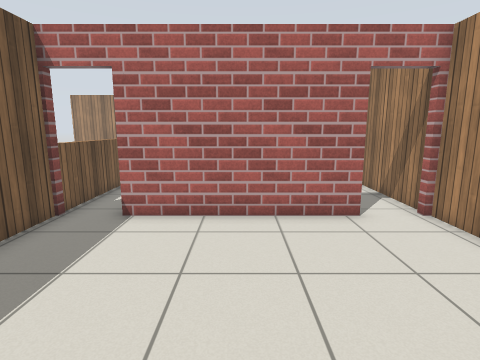
[1] (above)

19 first-person views from a walk through a robot-simulator world made for Gazebo. The camera is 1.2 m above the floor, tilts 10° down and sees 80° across. The floor is counted in squares, 0.5 m on a side. Each view is taken from the middle of a square. On the plan, view 1 faces up. The plan holds only what a view shows up to about 18 squares ahead; the rest is blank. Some stock models are drawn as simple stand-ins. Surface patterns are stand-ins for the level's own textures.

[2]
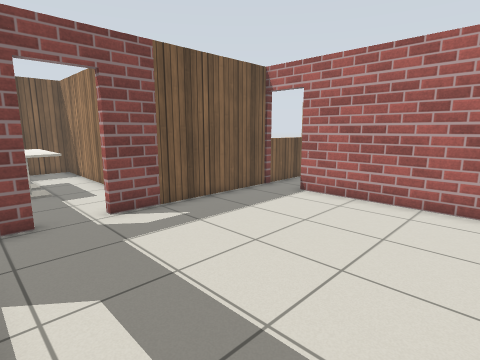

[3]
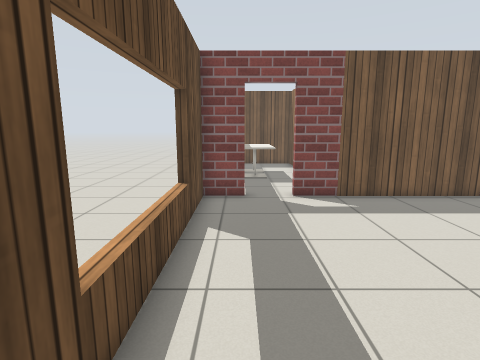

[4]
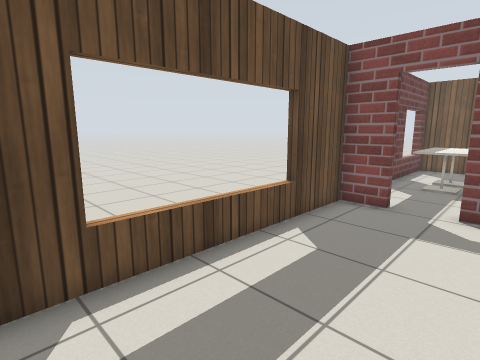

[5]
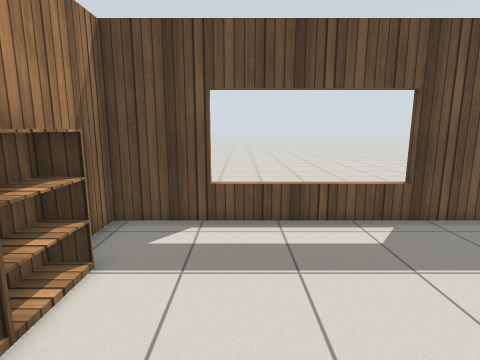

[6]
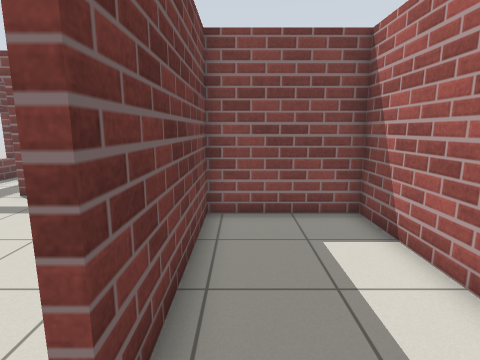

[7]
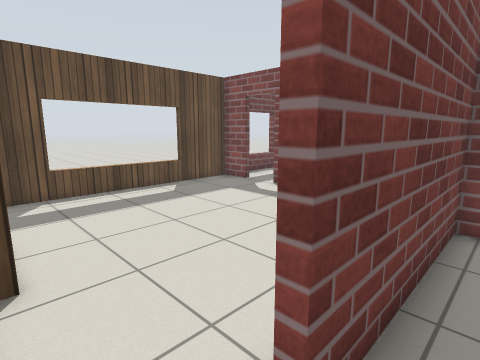

[8]
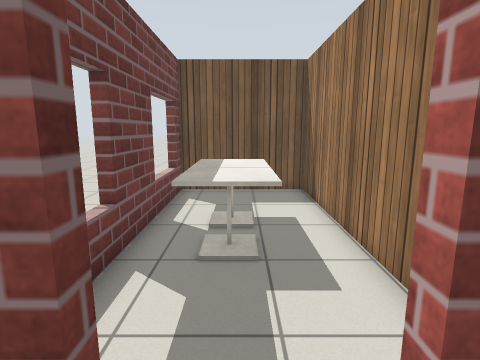

[9]
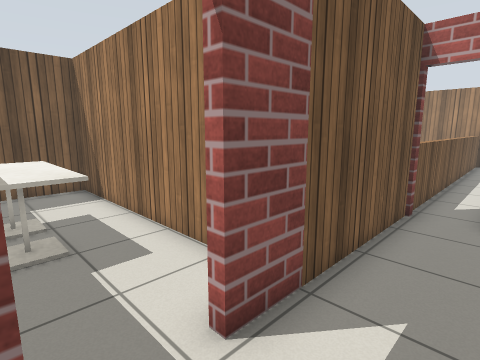

[10]
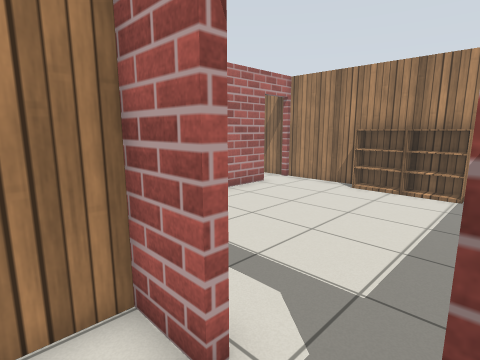

[11]
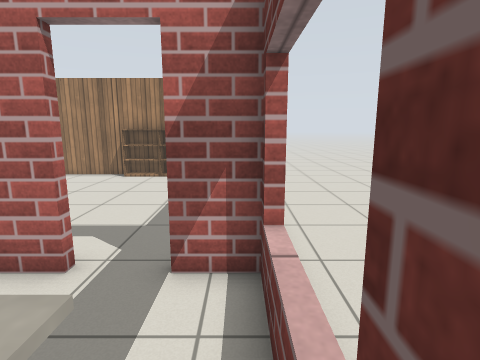

[12]
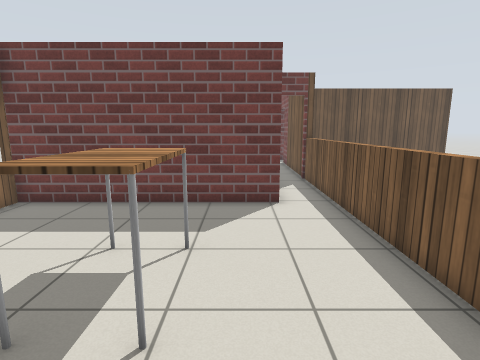

[13]
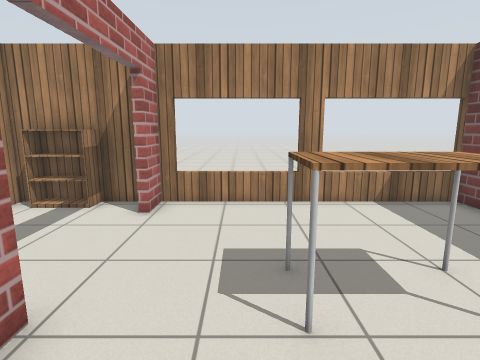

[14]
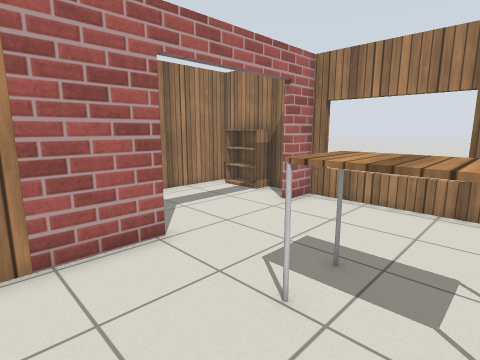

[15]
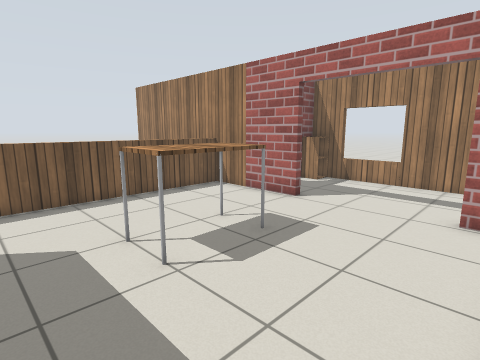

[16]
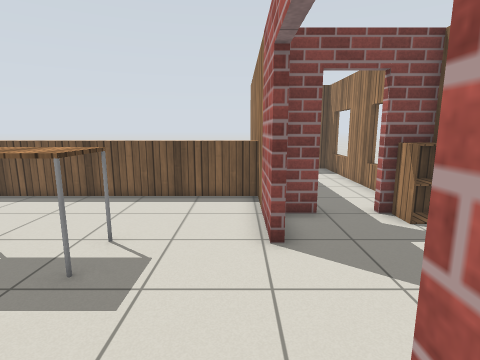

[17]
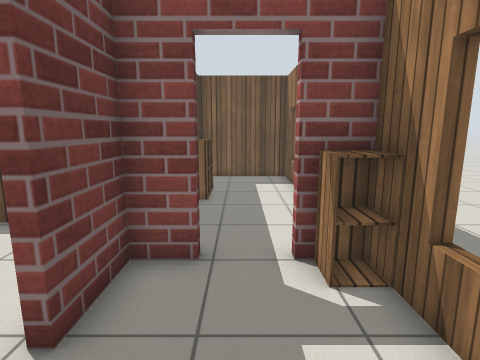

[18]
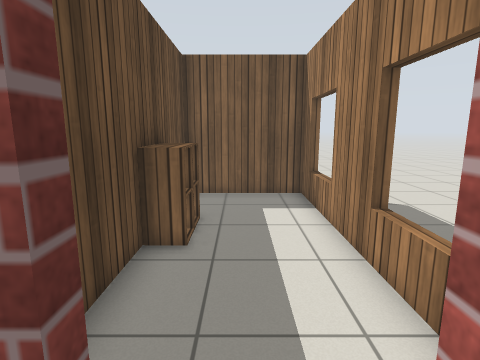

[19]
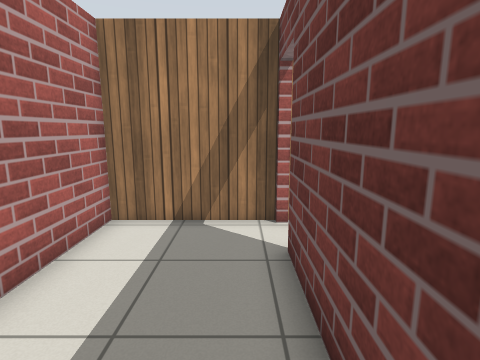

### Floor plan
Ten units are one square. View 1 is at (0, 0); x grows to the right and y downward. Boxes are objects, and circles mark ways between rooms. Rooms are numbered by the first view taken in them; rooms with no view inside come last. Other rooms are left out.
<svg viewBox="-159 -283 221 316">
<path fill="none" stroke="#000" d="M-25 23 -25 28M34 -78 -34 -78M-52 8 -52 23 54 23 54 -78M28 28 28 23M-52 -80 -52 -9M54 -80 54 -125 -30 -125 -30 -81 34 -81M-92 23 -92 28M-145 23 -145 28M-55 -9 -55 -26 -154 -26 -154 23 -55 23 -55 8M-59 28 -59 23M-7 -226 -56 -226M-34 -128 57 -128M54 -126 54 -226 40 -226M-52 -230 -52 -114M-14 -278 -14 -273M-30 -265 -30 -260M-30 -242 -30 -230 -7 -230M54 -234 54 -274 -15 -274M-75 -230 -52 -230M-70 -278 -70 -273M-50 -274 -127 -274 -127 -230 -94 -230M-116 -278 -116 -273"/>
<rect x="45" y="-25" width="10" height="20" fill="#bbb"><title>bookshelf</title></rect>
<rect x="45" y="-45" width="10" height="20" fill="#bbb"><title>bookshelf</title></rect>
<rect x="-125" y="-5" width="20" height="20" fill="#bbb"><title>cafe table</title></rect>
<rect x="-105" y="-5" width="20" height="20" fill="#bbb"><title>cafe table</title></rect>
<rect x="-15" y="-195" width="20" height="30" fill="#bbb"><title>table</title></rect>
<rect x="-35" y="-275" width="20" height="10" fill="#bbb"><title>cabinet</title></rect>
<rect x="45" y="-265" width="10" height="20" fill="#bbb"><title>bookshelf</title></rect>
<rect x="-95" y="-245" width="10" height="20" fill="#bbb"><title>cabinet</title></rect>
<rect x="-85" y="-245" width="10" height="20" fill="#bbb"><title>cabinet</title></rect>
<circle cx="45" cy="-80" r="3" fill="#2a7"/>
<circle cx="-50" cy="-5" r="3" fill="#2a7"/>
<circle cx="20" cy="-230" r="3" fill="#2a7"/>
<circle cx="-30" cy="-255" r="3" fill="#2a7"/>
<text x="0" y="-30">1</text>
<text x="10" y="-110">2</text>
<text x="-110" y="0">3</text>
<text x="0" y="-180">4</text>
<text x="10" y="-260">5</text>
<text x="-80" y="-250">6</text>
</svg>
Room 1 opens to room 2. Room 1 opens to room 3. Room 4 opens to room 5. Room 5 opens to room 6.

Where each view was taken, in squares from view 1:
view 1: 0 up, 0 right, facing up
view 2: 2 down, 3 right, facing up-left
view 3: 1 down, 5 right, facing left
view 4: 2 up, 4 right, facing down-left
view 5: 5 up, 2 right, facing down
view 6: 9 up, 5 right, facing left
view 7: 9 up, 5 right, facing down-left
view 8: 0 up, 4 left, facing left
view 9: 1 down, 3 left, facing up-left
view 10: 1 down, 7 left, facing up-right
view 11: 2 down, 10 left, facing right
view 12: 22 up, 2 left, facing down
view 13: 20 up, 4 left, facing right
view 14: 17 up, 4 left, facing up-right
view 15: 14 up, 5 right, facing up-left
view 16: 22 up, 5 right, facing left
view 17: 25 up, 2 right, facing left
view 18: 25 up, 2 left, facing left
view 19: 9 up, 2 left, facing right
